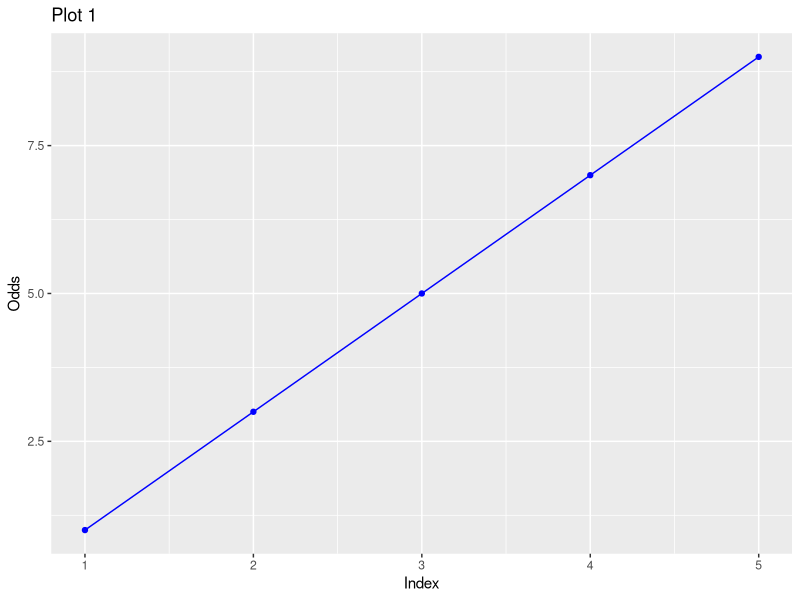
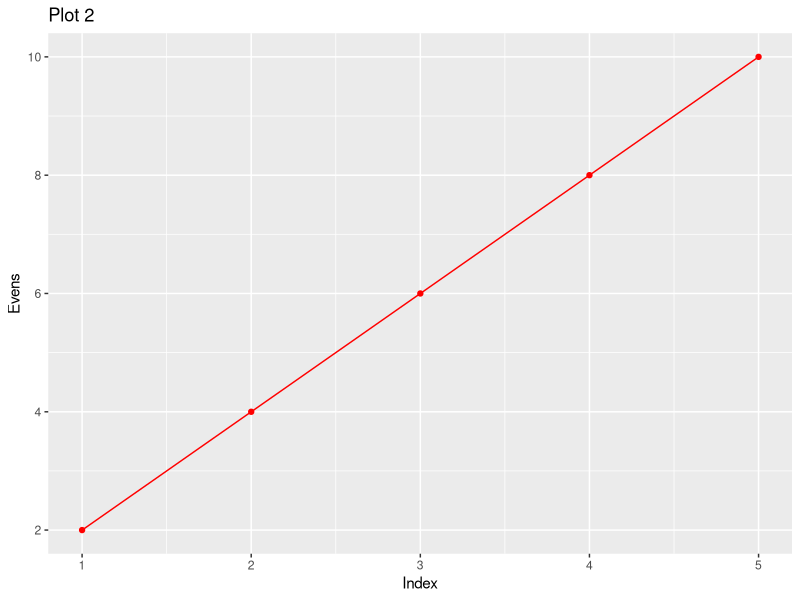
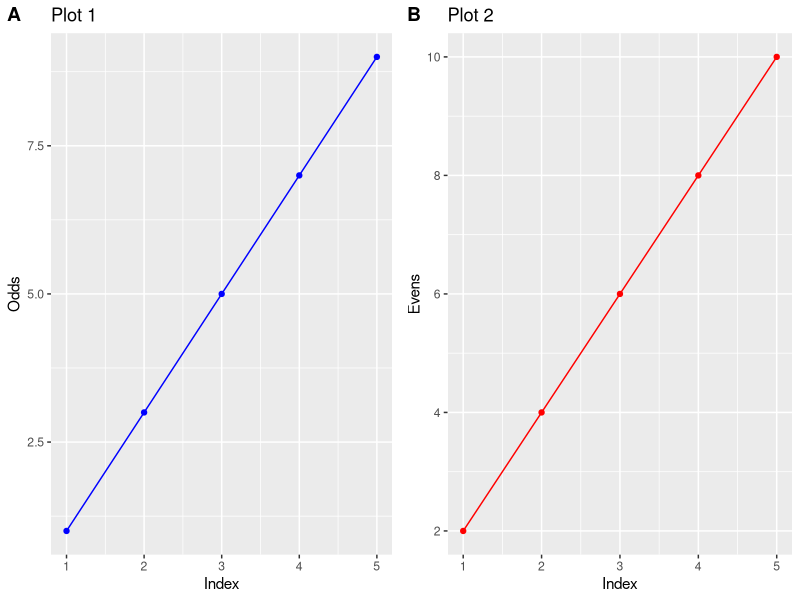

The R script that drew these images, in order:
## ---- chunk 1
# install.packages("cowplot")
library(cowplot)
library(tidyverse)
## ---- chunk 2
fakedata <- matrix(c(1:10), nrow = 5, byrow = TRUE)
colnames(fakedata) <- c("Odds","Evens")
fakedata <- as.data.frame(fakedata)
fakedata$Index <- 1:5
## ---- chunk 3
plot1 <- ggplot(data = fakedata, mapping = aes(x = Index, y = Odds)) + geom_point(color = "blue") + geom_line(color = "blue") + labs(title = "Plot 1")
plot1

plot2 <- ggplot(data = fakedata, mapping = aes(x = Index, y = Evens)) + geom_point(color = "red") + geom_line(color = "red") + labs(title = "Plot 2")
plot2
## ---- chunk 4
plot_grid(plot1, plot2, labels=c("A", "B"), ncol = 2, nrow = 1)
